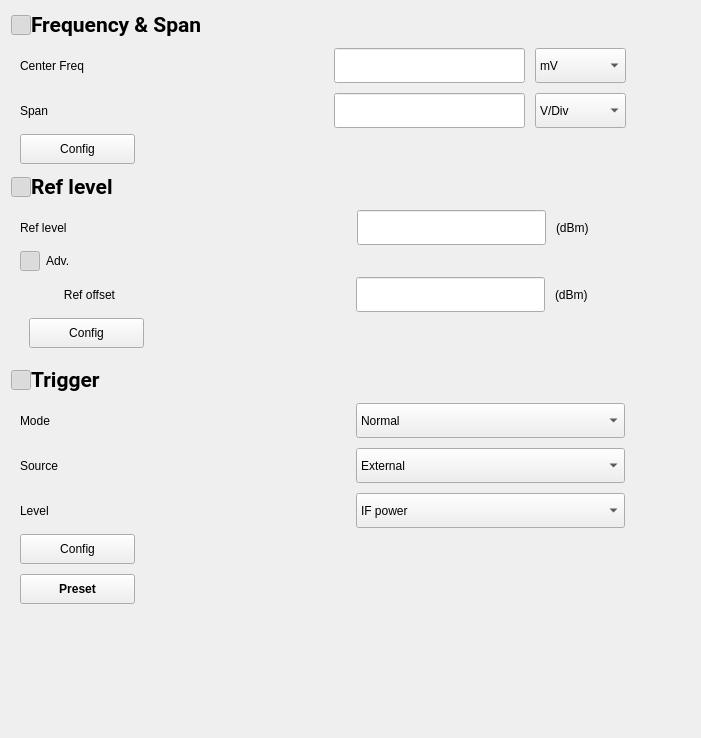
<?xml version="1.0" encoding="UTF-8"?>
<ui version="4.0">
 <class>wgContentFpl1003</class>
 <widget class="QWidget" name="wgContentFpl1003">
  <property name="geometry">
   <rect>
    <x>0</x>
    <y>0</y>
    <width>701</width>
    <height>738</height>
   </rect>
  </property>
  <property name="windowTitle">
   <string>Form</string>
  </property>
  <layout class="QHBoxLayout" name="horizontalLayout_12">
   <property name="spacing">
    <number>0</number>
   </property>
   <item>
    <layout class="QVBoxLayout" name="verticalLayout_5">
     <property name="spacing">
      <number>0</number>
     </property>
     <item>
      <layout class="QHBoxLayout" name="horizontalLayout_4">
       <property name="spacing">
        <number>0</number>
       </property>
       <item>
        <widget class="QPushButton" name="btnFreqSpan">
         <property name="minimumSize">
          <size>
           <width>20</width>
           <height>20</height>
          </size>
         </property>
         <property name="maximumSize">
          <size>
           <width>20</width>
           <height>20</height>
          </size>
         </property>
         <property name="cursor">
          <cursorShape>PointingHandCursor</cursorShape>
         </property>
         <property name="text">
          <string/>
         </property>
         <property name="icon">
          <iconset resource="../../res.qrc">
           <normaloff>:/icon/btnCloseExpan.png</normaloff>
           <normalon>:/icon/btnOpenExpan.png</normalon>:/icon/btnCloseExpan.png</iconset>
         </property>
         <property name="checkable">
          <bool>true</bool>
         </property>
         <property name="checked">
          <bool>true</bool>
         </property>
        </widget>
       </item>
       <item>
        <widget class="QLabel" name="label_7">
         <property name="minimumSize">
          <size>
           <width>170</width>
           <height>28</height>
          </size>
         </property>
         <property name="maximumSize">
          <size>
           <width>150</width>
           <height>28</height>
          </size>
         </property>
         <property name="font">
          <font>
           <family>Roboto</family>
           <pointsize>16</pointsize>
           <bold>true</bold>
          </font>
         </property>
         <property name="text">
          <string>Frequency &amp; Span</string>
         </property>
        </widget>
       </item>
       <item>
        <spacer name="horizontalSpacer_3">
         <property name="orientation">
          <enum>Qt::Orientation::Horizontal</enum>
         </property>
         <property name="sizeHint" stdset="0">
          <size>
           <width>40</width>
           <height>20</height>
          </size>
         </property>
        </spacer>
       </item>
      </layout>
     </item>
     <item>
      <widget class="QWidget" name="wgFreqSpan" native="true">
       <property name="minimumSize">
        <size>
         <width>0</width>
         <height>0</height>
        </size>
       </property>
       <property name="maximumSize">
        <size>
         <width>624</width>
         <height>16777215</height>
        </size>
       </property>
       <property name="styleSheet">
        <string notr="true"/>
       </property>
       <layout class="QVBoxLayout" name="verticalLayout">
        <item>
         <layout class="QGridLayout" name="gridLayout">
          <property name="horizontalSpacing">
           <number>250</number>
          </property>
          <property name="verticalSpacing">
           <number>10</number>
          </property>
          <item row="0" column="0">
           <widget class="QLabel" name="label_11">
            <property name="text">
             <string>Center Freq</string>
            </property>
           </widget>
          </item>
          <item row="0" column="1">
           <layout class="QHBoxLayout" name="horizontalLayout_8">
            <property name="spacing">
             <number>10</number>
            </property>
            <item>
             <widget class="QLineEdit" name="lineEdit_3">
              <property name="minimumSize">
               <size>
                <width>191</width>
                <height>35</height>
               </size>
              </property>
              <property name="maximumSize">
               <size>
                <width>191</width>
                <height>16777215</height>
               </size>
              </property>
             </widget>
            </item>
            <item>
             <widget class="QComboBox" name="comboBox_9">
              <property name="minimumSize">
               <size>
                <width>70</width>
                <height>35</height>
               </size>
              </property>
              <property name="cursor">
               <cursorShape>PointingHandCursor</cursorShape>
              </property>
              <item>
               <property name="text">
                <string>mV</string>
               </property>
              </item>
             </widget>
            </item>
           </layout>
          </item>
          <item row="1" column="0">
           <widget class="QLabel" name="label_13">
            <property name="text">
             <string>Span</string>
            </property>
           </widget>
          </item>
          <item row="1" column="1">
           <layout class="QHBoxLayout" name="horizontalLayout_9">
            <property name="spacing">
             <number>10</number>
            </property>
            <item>
             <widget class="QLineEdit" name="lineEdit_4">
              <property name="minimumSize">
               <size>
                <width>191</width>
                <height>35</height>
               </size>
              </property>
              <property name="maximumSize">
               <size>
                <width>191</width>
                <height>16777215</height>
               </size>
              </property>
             </widget>
            </item>
            <item>
             <widget class="QComboBox" name="comboBox_10">
              <property name="minimumSize">
               <size>
                <width>70</width>
                <height>35</height>
               </size>
              </property>
              <property name="cursor">
               <cursorShape>PointingHandCursor</cursorShape>
              </property>
              <item>
               <property name="text">
                <string>V/Div</string>
               </property>
              </item>
             </widget>
            </item>
           </layout>
          </item>
         </layout>
        </item>
        <item>
         <layout class="QHBoxLayout" name="horizontalLayout">
          <item>
           <widget class="QPushButton" name="pushButton_8">
            <property name="minimumSize">
             <size>
              <width>115</width>
              <height>30</height>
             </size>
            </property>
            <property name="cursor">
             <cursorShape>PointingHandCursor</cursorShape>
            </property>
            <property name="text">
             <string>Config</string>
            </property>
           </widget>
          </item>
          <item>
           <spacer name="horizontalSpacer_4">
            <property name="orientation">
             <enum>Qt::Orientation::Horizontal</enum>
            </property>
            <property name="sizeHint" stdset="0">
             <size>
              <width>40</width>
              <height>20</height>
             </size>
            </property>
           </spacer>
          </item>
         </layout>
        </item>
       </layout>
      </widget>
     </item>
     <item>
      <layout class="QHBoxLayout" name="horizontalLayout_2">
       <property name="spacing">
        <number>0</number>
       </property>
       <item>
        <widget class="QPushButton" name="btnRefLevel">
         <property name="minimumSize">
          <size>
           <width>20</width>
           <height>20</height>
          </size>
         </property>
         <property name="maximumSize">
          <size>
           <width>20</width>
           <height>20</height>
          </size>
         </property>
         <property name="cursor">
          <cursorShape>PointingHandCursor</cursorShape>
         </property>
         <property name="text">
          <string/>
         </property>
         <property name="icon">
          <iconset resource="../../res.qrc">
           <normaloff>:/icon/btnCloseExpan.png</normaloff>
           <normalon>:/icon/btnOpenExpan.png</normalon>:/icon/btnCloseExpan.png</iconset>
         </property>
         <property name="checkable">
          <bool>true</bool>
         </property>
         <property name="checked">
          <bool>true</bool>
         </property>
        </widget>
       </item>
       <item>
        <widget class="QLabel" name="label_2">
         <property name="minimumSize">
          <size>
           <width>150</width>
           <height>28</height>
          </size>
         </property>
         <property name="maximumSize">
          <size>
           <width>150</width>
           <height>28</height>
          </size>
         </property>
         <property name="font">
          <font>
           <family>Roboto</family>
           <pointsize>16</pointsize>
           <bold>true</bold>
          </font>
         </property>
         <property name="text">
          <string>Ref level</string>
         </property>
        </widget>
       </item>
       <item>
        <spacer name="horizontalSpacer_2">
         <property name="orientation">
          <enum>Qt::Orientation::Horizontal</enum>
         </property>
         <property name="sizeHint" stdset="0">
          <size>
           <width>40</width>
           <height>20</height>
          </size>
         </property>
        </spacer>
       </item>
      </layout>
     </item>
     <item>
      <widget class="QWidget" name="wgRefLevel" native="true">
       <property name="minimumSize">
        <size>
         <width>0</width>
         <height>0</height>
        </size>
       </property>
       <property name="maximumSize">
        <size>
         <width>624</width>
         <height>16777215</height>
        </size>
       </property>
       <property name="styleSheet">
        <string notr="true"/>
       </property>
       <layout class="QVBoxLayout" name="verticalLayout_2">
        <item>
         <layout class="QHBoxLayout" name="horizontalLayout_10">
          <property name="spacing">
           <number>272</number>
          </property>
          <item>
           <widget class="QLabel" name="label">
            <property name="minimumSize">
             <size>
              <width>0</width>
              <height>35</height>
             </size>
            </property>
            <property name="text">
             <string>Ref level</string>
            </property>
           </widget>
          </item>
          <item>
           <layout class="QHBoxLayout" name="horizontalLayout_6">
            <property name="spacing">
             <number>10</number>
            </property>
            <item>
             <widget class="QLineEdit" name="lineEdit_2">
              <property name="minimumSize">
               <size>
                <width>0</width>
                <height>35</height>
               </size>
              </property>
              <property name="maximumSize">
               <size>
                <width>189</width>
                <height>16777215</height>
               </size>
              </property>
             </widget>
            </item>
            <item>
             <widget class="QLabel" name="label_8">
              <property name="minimumSize">
               <size>
                <width>70</width>
                <height>35</height>
               </size>
              </property>
              <property name="maximumSize">
               <size>
                <width>70</width>
                <height>16777215</height>
               </size>
              </property>
              <property name="text">
               <string>(dBm)</string>
              </property>
             </widget>
            </item>
           </layout>
          </item>
         </layout>
        </item>
        <item>
         <layout class="QHBoxLayout" name="horizontalLayout_3">
          <item>
           <widget class="QPushButton" name="btnAdv">
            <property name="minimumSize">
             <size>
              <width>20</width>
              <height>20</height>
             </size>
            </property>
            <property name="maximumSize">
             <size>
              <width>20</width>
              <height>20</height>
             </size>
            </property>
            <property name="cursor">
             <cursorShape>PointingHandCursor</cursorShape>
            </property>
            <property name="text">
             <string/>
            </property>
            <property name="icon">
             <iconset resource="../../res.qrc">
              <normaloff>:/icon/btnCloseExpan.png</normaloff>
              <normalon>:/icon/btnOpenExpan.png</normalon>:/icon/btnCloseExpan.png</iconset>
            </property>
            <property name="checkable">
             <bool>true</bool>
            </property>
            <property name="checked">
             <bool>true</bool>
            </property>
           </widget>
          </item>
          <item>
           <widget class="QLabel" name="label_4">
            <property name="minimumSize">
             <size>
              <width>41</width>
              <height>0</height>
             </size>
            </property>
            <property name="maximumSize">
             <size>
              <width>41</width>
              <height>16777215</height>
             </size>
            </property>
            <property name="text">
             <string>Adv.</string>
            </property>
           </widget>
          </item>
          <item>
           <spacer name="horizontalSpacer">
            <property name="orientation">
             <enum>Qt::Orientation::Horizontal</enum>
            </property>
            <property name="sizeHint" stdset="0">
             <size>
              <width>40</width>
              <height>20</height>
             </size>
            </property>
           </spacer>
          </item>
         </layout>
        </item>
        <item>
         <widget class="QWidget" name="wgAdv" native="true">
          <layout class="QVBoxLayout" name="verticalLayout_4">
           <property name="topMargin">
            <number>0</number>
           </property>
           <property name="rightMargin">
            <number>0</number>
           </property>
           <item>
            <layout class="QHBoxLayout" name="horizontalLayout_5">
             <property name="spacing">
              <number>240</number>
             </property>
             <item>
              <widget class="QLabel" name="label_5">
               <property name="minimumSize">
                <size>
                 <width>85</width>
                 <height>35</height>
                </size>
               </property>
               <property name="maximumSize">
                <size>
                 <width>85</width>
                 <height>35</height>
                </size>
               </property>
               <property name="text">
                <string>Ref offset</string>
               </property>
               <property name="alignment">
                <set>Qt::AlignmentFlag::AlignRight|Qt::AlignmentFlag::AlignTrailing|Qt::AlignmentFlag::AlignVCenter</set>
               </property>
              </widget>
             </item>
             <item>
              <layout class="QHBoxLayout" name="horizontalLayout_11">
               <property name="spacing">
                <number>10</number>
               </property>
               <item>
                <widget class="QLineEdit" name="lineEdit_5">
                 <property name="minimumSize">
                  <size>
                   <width>0</width>
                   <height>35</height>
                  </size>
                 </property>
                 <property name="maximumSize">
                  <size>
                   <width>189</width>
                   <height>16777215</height>
                  </size>
                 </property>
                </widget>
               </item>
               <item>
                <widget class="QLabel" name="label_9">
                 <property name="minimumSize">
                  <size>
                   <width>70</width>
                   <height>35</height>
                  </size>
                 </property>
                 <property name="maximumSize">
                  <size>
                   <width>70</width>
                   <height>16777215</height>
                  </size>
                 </property>
                 <property name="text">
                  <string>(dBm)</string>
                 </property>
                </widget>
               </item>
              </layout>
             </item>
            </layout>
           </item>
           <item>
            <layout class="QHBoxLayout" name="horizontalLayout_7">
             <item>
              <widget class="QPushButton" name="pushButton_5">
               <property name="minimumSize">
                <size>
                 <width>115</width>
                 <height>30</height>
                </size>
               </property>
               <property name="cursor">
                <cursorShape>PointingHandCursor</cursorShape>
               </property>
               <property name="text">
                <string>Config</string>
               </property>
              </widget>
             </item>
             <item>
              <spacer name="horizontalSpacer_5">
               <property name="minimumSize">
                <size>
                 <width>115</width>
                 <height>30</height>
                </size>
               </property>
               <property name="orientation">
                <enum>Qt::Orientation::Horizontal</enum>
               </property>
               <property name="sizeHint" stdset="0">
                <size>
                 <width>112</width>
                 <height>27</height>
                </size>
               </property>
              </spacer>
             </item>
            </layout>
           </item>
          </layout>
         </widget>
        </item>
       </layout>
      </widget>
     </item>
     <item>
      <layout class="QHBoxLayout" name="horizontalLayout_14">
       <property name="spacing">
        <number>0</number>
       </property>
       <item>
        <widget class="QPushButton" name="btnTrigger">
         <property name="minimumSize">
          <size>
           <width>20</width>
           <height>20</height>
          </size>
         </property>
         <property name="maximumSize">
          <size>
           <width>20</width>
           <height>20</height>
          </size>
         </property>
         <property name="cursor">
          <cursorShape>PointingHandCursor</cursorShape>
         </property>
         <property name="text">
          <string/>
         </property>
         <property name="icon">
          <iconset resource="../../res.qrc">
           <normaloff>:/icon/btnCloseExpan.png</normaloff>
           <normalon>:/icon/btnOpenExpan.png</normalon>:/icon/btnCloseExpan.png</iconset>
         </property>
         <property name="checkable">
          <bool>true</bool>
         </property>
         <property name="checked">
          <bool>true</bool>
         </property>
        </widget>
       </item>
       <item>
        <widget class="QLabel" name="label_10">
         <property name="minimumSize">
          <size>
           <width>170</width>
           <height>28</height>
          </size>
         </property>
         <property name="maximumSize">
          <size>
           <width>150</width>
           <height>28</height>
          </size>
         </property>
         <property name="font">
          <font>
           <family>Roboto</family>
           <pointsize>16</pointsize>
           <bold>true</bold>
          </font>
         </property>
         <property name="text">
          <string>Trigger</string>
         </property>
        </widget>
       </item>
       <item>
        <spacer name="horizontalSpacer_7">
         <property name="orientation">
          <enum>Qt::Orientation::Horizontal</enum>
         </property>
         <property name="sizeHint" stdset="0">
          <size>
           <width>40</width>
           <height>20</height>
          </size>
         </property>
        </spacer>
       </item>
      </layout>
     </item>
     <item>
      <widget class="QWidget" name="wgTrigger" native="true">
       <property name="minimumSize">
        <size>
         <width>624</width>
         <height>0</height>
        </size>
       </property>
       <property name="maximumSize">
        <size>
         <width>624</width>
         <height>16777215</height>
        </size>
       </property>
       <property name="styleSheet">
        <string notr="true"/>
       </property>
       <layout class="QVBoxLayout" name="verticalLayout_3">
        <item>
         <layout class="QGridLayout" name="gridLayout_3">
          <property name="horizontalSpacing">
           <number>236</number>
          </property>
          <property name="verticalSpacing">
           <number>10</number>
          </property>
          <item row="0" column="1">
           <widget class="QComboBox" name="comboBox_13">
            <property name="minimumSize">
             <size>
              <width>269</width>
              <height>35</height>
             </size>
            </property>
            <property name="maximumSize">
             <size>
              <width>269</width>
              <height>16777215</height>
             </size>
            </property>
            <property name="cursor">
             <cursorShape>PointingHandCursor</cursorShape>
            </property>
            <item>
             <property name="text">
              <string>Normal</string>
             </property>
            </item>
           </widget>
          </item>
          <item row="1" column="1">
           <widget class="QComboBox" name="comboBox_12">
            <property name="minimumSize">
             <size>
              <width>269</width>
              <height>35</height>
             </size>
            </property>
            <property name="maximumSize">
             <size>
              <width>269</width>
              <height>16777215</height>
             </size>
            </property>
            <property name="cursor">
             <cursorShape>PointingHandCursor</cursorShape>
            </property>
            <item>
             <property name="text">
              <string>External</string>
             </property>
            </item>
           </widget>
          </item>
          <item row="0" column="0">
           <widget class="QLabel" name="label_12">
            <property name="minimumSize">
             <size>
              <width>100</width>
              <height>0</height>
             </size>
            </property>
            <property name="maximumSize">
             <size>
              <width>100</width>
              <height>16777215</height>
             </size>
            </property>
            <property name="text">
             <string>Mode</string>
            </property>
           </widget>
          </item>
          <item row="1" column="0">
           <widget class="QLabel" name="label_14">
            <property name="minimumSize">
             <size>
              <width>100</width>
              <height>0</height>
             </size>
            </property>
            <property name="maximumSize">
             <size>
              <width>100</width>
              <height>16777215</height>
             </size>
            </property>
            <property name="text">
             <string>Source</string>
            </property>
           </widget>
          </item>
          <item row="2" column="1">
           <widget class="QComboBox" name="comboBox_14">
            <property name="minimumSize">
             <size>
              <width>269</width>
              <height>35</height>
             </size>
            </property>
            <property name="maximumSize">
             <size>
              <width>269</width>
              <height>16777215</height>
             </size>
            </property>
            <property name="cursor">
             <cursorShape>PointingHandCursor</cursorShape>
            </property>
            <item>
             <property name="text">
              <string>IF power</string>
             </property>
            </item>
           </widget>
          </item>
          <item row="2" column="0">
           <widget class="QLabel" name="label_15">
            <property name="minimumSize">
             <size>
              <width>100</width>
              <height>0</height>
             </size>
            </property>
            <property name="maximumSize">
             <size>
              <width>100</width>
              <height>16777215</height>
             </size>
            </property>
            <property name="text">
             <string>Level</string>
            </property>
           </widget>
          </item>
         </layout>
        </item>
        <item>
         <layout class="QGridLayout" name="gridLayout_4">
          <property name="verticalSpacing">
           <number>10</number>
          </property>
          <item row="0" column="0">
           <widget class="QPushButton" name="pushButton_9">
            <property name="minimumSize">
             <size>
              <width>115</width>
              <height>30</height>
             </size>
            </property>
            <property name="cursor">
             <cursorShape>PointingHandCursor</cursorShape>
            </property>
            <property name="text">
             <string>Config</string>
            </property>
           </widget>
          </item>
          <item row="0" column="1">
           <spacer name="horizontalSpacer_6">
            <property name="orientation">
             <enum>Qt::Orientation::Horizontal</enum>
            </property>
            <property name="sizeHint" stdset="0">
             <size>
              <width>40</width>
              <height>20</height>
             </size>
            </property>
           </spacer>
          </item>
          <item row="1" column="0">
           <widget class="QPushButton" name="pushButton_10">
            <property name="minimumSize">
             <size>
              <width>115</width>
              <height>30</height>
             </size>
            </property>
            <property name="font">
             <font>
              <bold>true</bold>
             </font>
            </property>
            <property name="cursor">
             <cursorShape>PointingHandCursor</cursorShape>
            </property>
            <property name="text">
             <string>Preset</string>
            </property>
           </widget>
          </item>
         </layout>
        </item>
       </layout>
      </widget>
     </item>
     <item>
      <spacer name="verticalSpacer">
       <property name="orientation">
        <enum>Qt::Orientation::Vertical</enum>
       </property>
       <property name="sizeHint" stdset="0">
        <size>
         <width>20</width>
         <height>40</height>
        </size>
       </property>
      </spacer>
     </item>
    </layout>
   </item>
   <item>
    <spacer name="horizontalSpacer_8">
     <property name="orientation">
      <enum>Qt::Orientation::Horizontal</enum>
     </property>
     <property name="sizeHint" stdset="0">
      <size>
       <width>54</width>
       <height>20</height>
      </size>
     </property>
    </spacer>
   </item>
  </layout>
 </widget>
 <resources>
  <include location="../../res.qrc"/>
 </resources>
 <connections/>
</ui>
